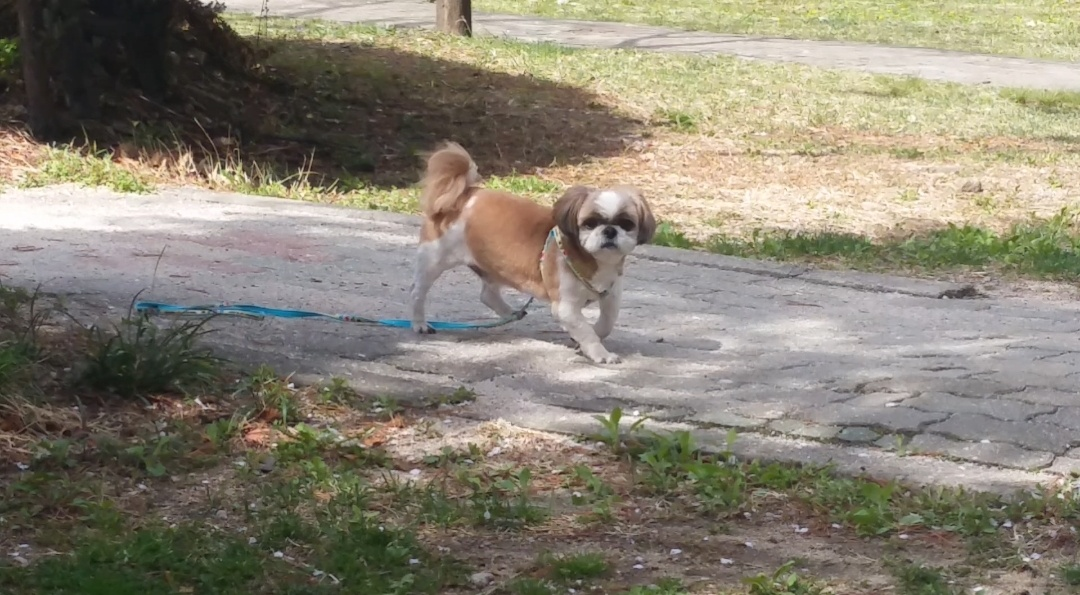
#> input picture Explorations/semantic_segmentation/images/dog.jpg, 1080 x 595 px, found by its file name
$ jupyter execute --allow-errors doong_segmentation.ipynb   (shell and % lines are left out)
#> lines starting #> are read from the running program, lines starting #| are printed output that depends on the picture
[cell 1]
import cv2
import numpy as np
import os
import tarfile
import urllib

import matplotlib.pyplot as plt
import tensorflow as tf

[cell 2]
import os
img_path = os.getenv('HOME')+'/aiffel/human_segmentation/images/dog.jpg'
img_orig = cv2.imread(img_path)
#> img_orig is the input picture: shape (595, 1080, 3); mean B, G, R 115.2, 130.1, 136.3
print(img_orig.shape)
#| (595, 1080, 3)

[cell 3]
class DeepLabModel(object):
    INPUT_TENSOR_NAME = 'ImageTensor:0'
    OUTPUT_TENSOR_NAME = 'SemanticPredictions:0'
    INPUT_SIZE = 513
    FROZEN_GRAPH_NAME = 'frozen_inference_graph'

    def __init__(self, tarball_path):
        self.graph = tf.Graph()
        graph_def = None
        tar_file = tarfile.open(tarball_path)
        for tar_info in tar_file.getmembers():
            if self.FROZEN_GRAPH_NAME in os.path.basename(tar_info.name):
                file_handle = tar_file.extractfile(tar_info)
                graph_def = tf.compat.v1.GraphDef.FromString(file_handle.read())
                break
        tar_file.close()

        with self.graph.as_default():
            tf.compat.v1.import_graph_def(graph_def, name='')

        self.sess = tf.compat.v1.Session(graph=self.graph)


    def preprocess(self, img_orig):
        height, width = img_orig.shape[:2]
        resize_ratio = 1.0 * self.INPUT_SIZE / max(width, height)
        target_size = (int(resize_ratio * width), int(resize_ratio * height))
        resized_image = cv2.resize(img_orig, target_size)
        resized_rgb = cv2.cvtColor(resized_image, cv2.COLOR_BGR2RGB)
        img_input = resized_rgb
        return img_input

    def run(self, image):
        img_input = self.preprocess(image)

        batch_seg_map = self.sess.run(
            self.OUTPUT_TENSOR_NAME,
            feed_dict={self.INPUT_TENSOR_NAME: [img_input]})

        seg_map = batch_seg_map[0]
        return cv2.cvtColor(img_input, cv2.COLOR_RGB2BGR), seg_map

[cell 4]
# define model and download & load pretrained weight
_DOWNLOAD_URL_PREFIX = 'http://download.tensorflow.org/models/'

model_dir = os.getenv('HOME')+'/aiffel/human_segmentation/models'
tf.io.gfile.makedirs(model_dir)
#> (this line was passed over: tensorflow is not available in this run)

print ('temp directory:', model_dir)

download_path = os.path.join(model_dir, 'deeplab_model.tar.gz')
if not os.path.exists(download_path):
    urllib.request.urlretrieve(_DOWNLOAD_URL_PREFIX + 'deeplabv3_mnv2_pascal_train_aug_2018_01_29.tar.gz',
                   download_path)
#> (this line was passed over: the network is not available in this run)

#> (the rest of this cell did not finish here and is left out)

#> (a cell that did not finish here is left out)

[cell 6]
LABEL_NAMES = [
    'background', 'aeroplane', 'bicycle', 'bird', 'boat', 'bottle', 'bus',
    'car', 'cat', 'chair', 'cow', 'diningtable', 'dog', 'horse', 'motorbike',
    'person', 'pottedplant', 'sheep', 'sofa', 'train', 'tv'
]
len(LABEL_NAMES)

#> (a cell that did not finish here is left out)

#> (a cell that did not finish here is left out)

[cell 9]
img_orig_blur = cv2.blur(img_orig, (13,13))
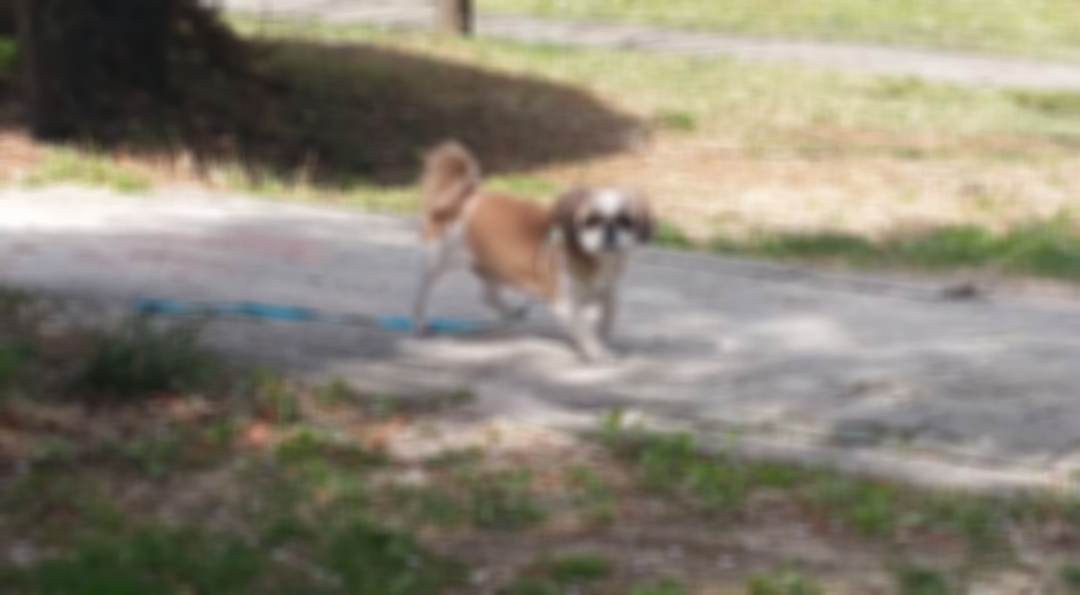
#> img_orig_blur: shape (595, 1080, 3); mean B, G, R 115.2, 130.1, 136.3
plt.imshow(cv2.cvtColor(img_orig_blur, cv2.COLOR_BGR2RGB))
plt.show()


$ run again, with Explorations/semantic_segmentation/images/my_image.jpg copied over Explorations/semantic_segmentation/images/dog.jpg
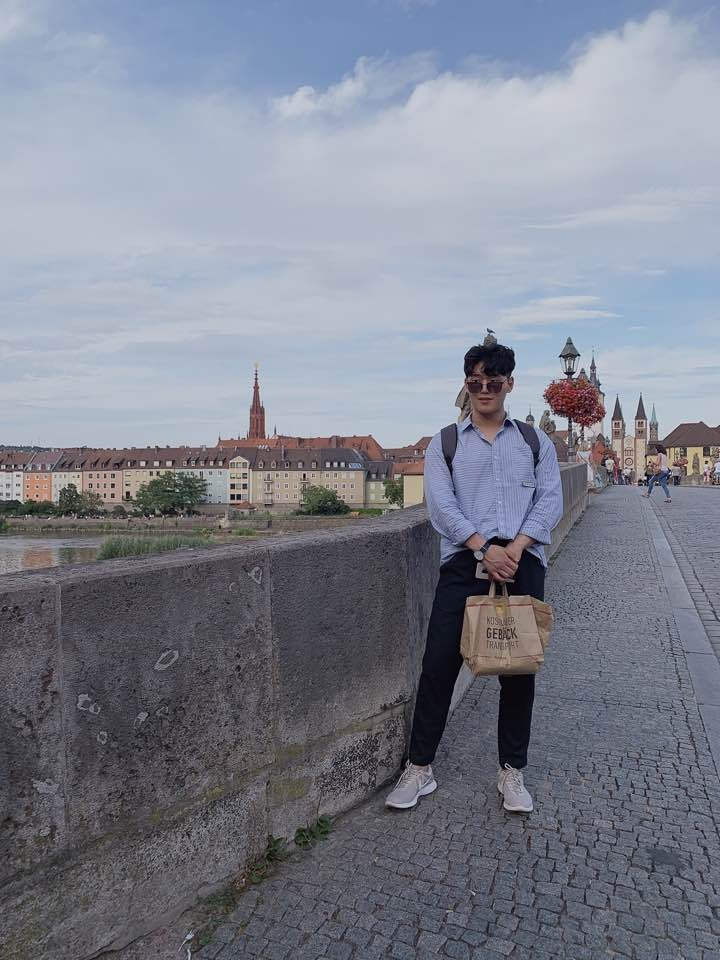
#> input picture Explorations/semantic_segmentation/images/my_image.jpg, 720 x 960 px, found by its file name
#> img_orig is the input picture: shape (960, 720, 3); mean B, G, R 143.2, 130.6, 126.1
#| (960, 720, 3)
#> `img_orig_blur = cv2.blur(img_orig, (13,13))`:
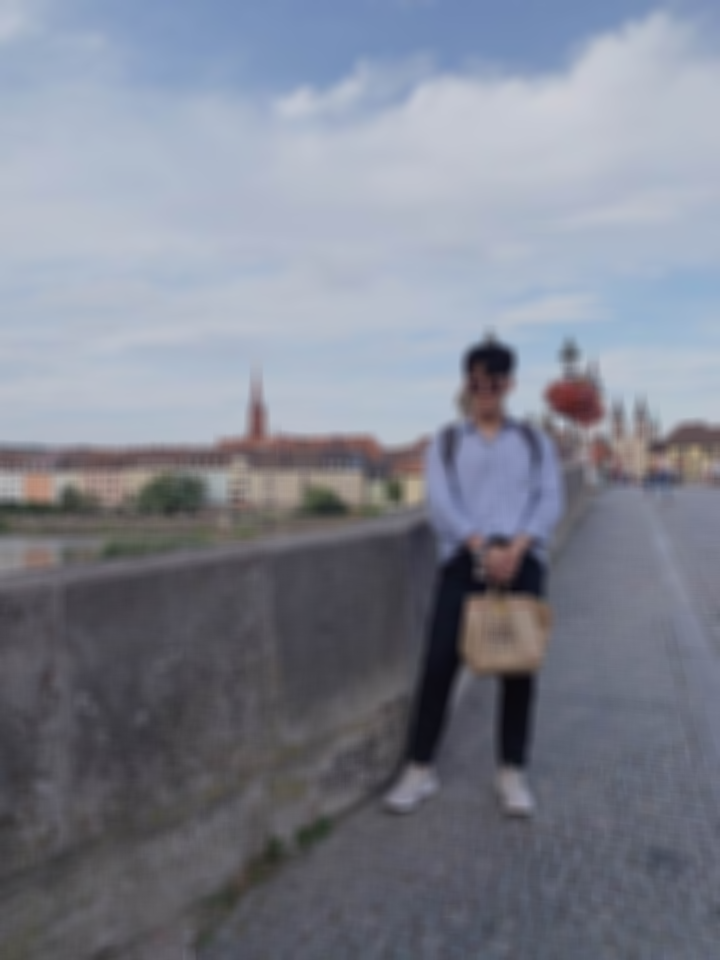
#> img_orig_blur: shape (960, 720, 3); mean B, G, R 143.2, 130.6, 126.1
